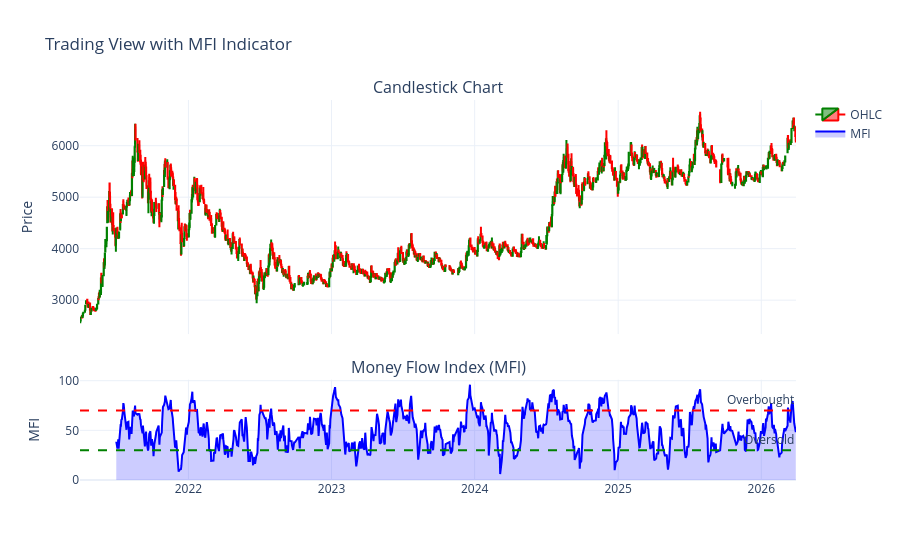

This figure's notebook cell:
### Code cell
import plotly.graph_objects as go
from plotly.subplots import make_subplots

# Create subplots with 2 rows and shared x-axis
fig = make_subplots(
    rows=2, cols=1,
    shared_xaxes=True,
    vertical_spacing=0.12,
    row_heights=[0.7, 0.3],
    subplot_titles=("Candlestick Chart", "Money Flow Index (MFI)")
)

# Convert date to string to use as categorical axis (preserves gaps)
df_plot['Date_str'] = df_plot['Date'].astype(str)

# Add candlestick chart to the first subplot
fig.add_trace(
    go.Candlestick(
        x=df_plot['Date_str'],
        open=df_plot['Open'],
        high=df_plot['High'],
        low=df_plot['Low'],
        close=df_plot['Close'],
        name='OHLC',
        increasing_line_color='green',
        decreasing_line_color='red',
    ),
    row=1, col=1
)

# Add MFI line chart to the second subplot
fig.add_trace(
    go.Scatter(
        x=df_plot['Date_str'],
        y=df_plot['mfi'],
        mode='lines',
        name='MFI',
        line=dict(color='blue', width=2),
        fill='tozeroy',
        fillcolor='rgba(0, 0, 255, 0.2)'
    ),
    row=2, col=1
)

# Add horizontal line at 70 and 30 for overbought/oversold
fig.add_hline(y=70, line_dash="dash", line_color="red", annotation_text="Overbought", row=2)
fig.add_hline(y=30, line_dash="dash", line_color="green", annotation_text="Oversold", row=2)

# Update layout
fig.update_layout(
    height=700,
    title_text="Trading View with MFI Indicator",
    xaxis_rangeslider_visible=False,
    hovermode='x unified',
    template='plotly_white'
)

# Update y-axes labels
fig.update_yaxes(title_text="Price", row=1, col=1)
fig.update_yaxes(title_text="MFI", row=2, col=1)

fig.show()

### Figure 1 — Plotly figure (JSON) as saved in the notebook; plotly's stock layout.template omitted (floating-point values rounded to 4 significant figures; data arrays with more than 128 entries replaced by an {"elided": "..."} marker saying what was removed)
{"data": [{"close": {"elided": "1158 float values"}, "decreasing": {"line": {"color": "red"}}, "high": {"elided": "1158 float values"}, "increasing": {"line": {"color": "green"}}, "low": {"elided": "1158 float values"}, "name": "OHLC", "open": {"elided": "1158 float values"}, "type": "candlestick", "x": {"elided": "1158 str values"}, "xaxis": "x", "yaxis": "y"}, {"fill": "tozeroy", "fillcolor": "rgba(0, 0, 255, 0.2)", "line": {"color": "blue", "width": 2}, "mode": "lines", "name": "MFI", "type": "scatter", "x": {"elided": "1158 str values"}, "xaxis": "x2", "y": {"elided": "1158 float values"}, "yaxis": "y2"}], "layout": {"annotations": [{"font": {"size": 16}, "showarrow": false, "text": "Candlestick Chart", "x": 0.5, "xanchor": "center", "xref": "paper", "y": 1, "yanchor": "bottom", "yref": "paper"}, {"font": {"size": 16}, "showarrow": false, "text": "Money Flow Index (MFI)", "x": 0.5, "xanchor": "center", "xref": "paper", "y": 0.264, "yanchor": "bottom", "yref": "paper"}, {"showarrow": false, "text": "Overbought", "x": 1, "xanchor": "right", "xref": "x2 domain", "y": 70, "yanchor": "bottom", "yref": "y2"}, {"showarrow": false, "text": "Oversold", "x": 1, "xanchor": "right", "xref": "x2 domain", "y": 30, "yanchor": "bottom", "yref": "y2"}], "autosize": true, "hovermode": "x unified", "shapes": [{"line": {"color": "red", "dash": "dash"}, "type": "line", "x0": 0, "x1": 1, "xref": "x2 domain", "y0": 70, "y1": 70, "yref": "y2"}, {"line": {"color": "green", "dash": "dash"}, "type": "line", "x0": 0, "x1": 1, "xref": "x2 domain", "y0": 30, "y1": 30, "yref": "y2"}], "title": {"text": "Trading View with MFI Indicator"}, "xaxis": {"anchor": "y", "autorange": true, "domain": [0, 1], "matches": "x2", "range": ["2021-03-30 12:00", "2026-03-30 12:00"], "rangeslider": {"visible": false, "yaxis": {}}, "showticklabels": false, "type": "date"}, "xaxis2": {"anchor": "y2", "autorange": true, "domain": [0, 1], "range": ["2021-03-30 12:00", "2026-03-30 12:00"], "type": "date"}, "yaxis": {"anchor": "x", "autorange": true, "domain": [0.384, 1], "range": [2340.0, 6888.0], "title": {"text": "Price"}}, "yaxis2": {"anchor": "x2", "autorange": true, "domain": [0, 0.264], "range": [0, 101.0], "title": {"text": "MFI"}, "type": "linear"}}}
